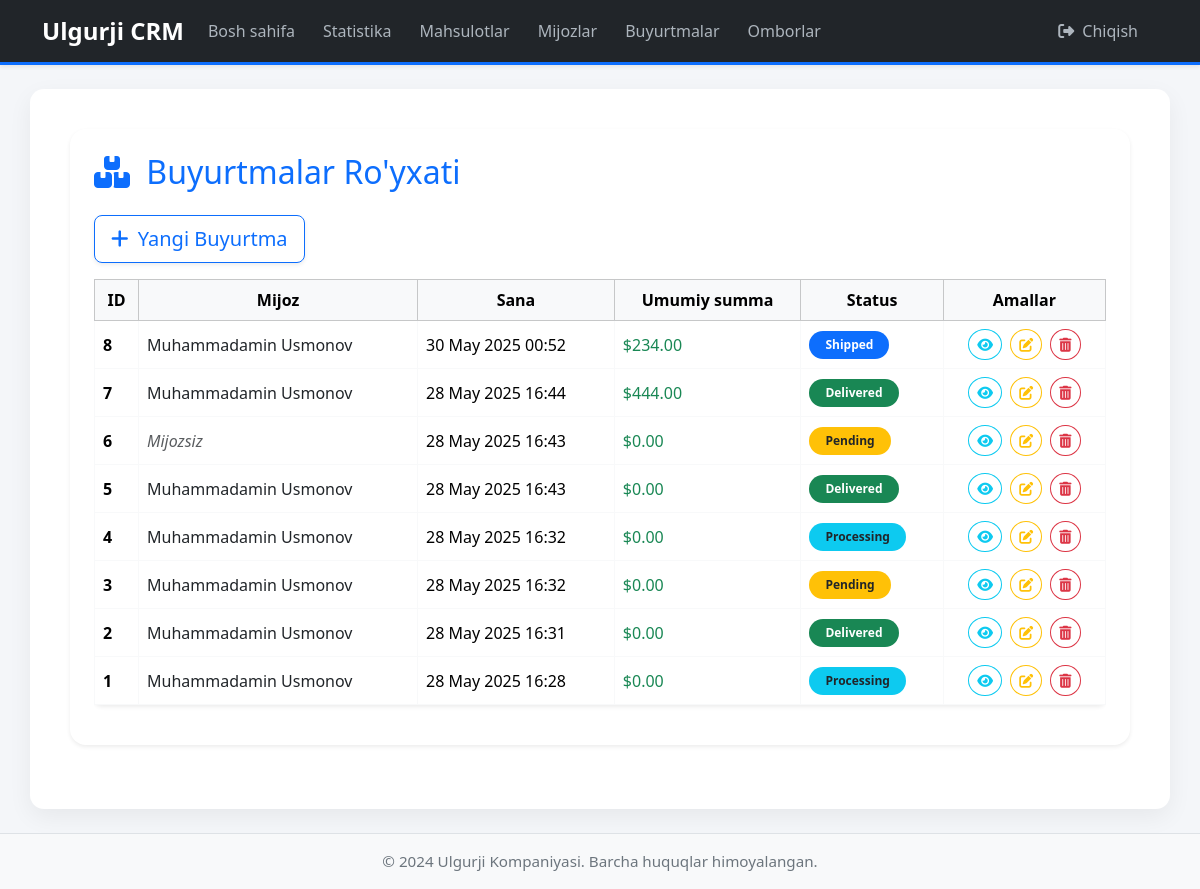
Screenshot of /orders/ (signed in) with the database file from the repository.
### orders/models.py (models this page shows, shortened)
class Order(models.Model):
    STATUS_CHOICES = [
        ('Pending', 'Kutilmoqda'),       # O'zbekcha tarjimalarni berdim
        ('Processing', 'Qayta ishlanmoqda'),
        ('Shipped', 'Jo\'natildi'),
        ('Delivered', 'Yetkazib berildi'),
        ('Cancelled', 'Bekor qilindi'),
    ]
    customer = models.ForeignKey(
        Customer,
        on_delete=models.SET_NULL, # Mijoz o'chirilganda buyurtma o'chirilmasin
        null=True,                 # Ma'lumotlar bazasida null bo'lishi mumkin
        blank=True,                # Formada bo'sh bo'lishi mumkin
        related_name='orders'
    )
    order_date = models.DateTimeField(auto_now_add=True)
    status = models.CharField(max_length=50, choices=STATUS_CHOICES, default='Pending') # Status tanlovi
    total_amount = models.DecimalField(max_digits=10, decimal_places=2, default=Decimal('0.00')) # Dastlabki qiymat
    notes = models.TextField(blank=True, null=True)
    created_at = models.DateTimeField(auto_now_add=True)
    updated_at = models.DateTimeField(auto_now=True)
    class Meta:
        verbose_name = "Buyurtma"
        verbose_name_plural = "Buyurtmalar"
        ordering = ['-order_date'] # Eng yangi buyurtmalar birinchi ko'rinsin

### customers/models.py (models this page shows, shortened)
class Customer(models.Model):
    first_name = models.CharField(max_length=100)
    last_name = models.CharField(max_length=100)
    email = models.EmailField(unique=True)
    phone_number = models.CharField(max_length=20, blank=True, null=True)
    address = models.TextField(blank=True, null=True)
    company_name = models.CharField(max_length=200, blank=True, null=True)
    created_at = models.DateTimeField(auto_now_add=True)
    updated_at = models.DateTimeField(auto_now=True)
    class Meta:
        verbose_name = "Mijoz"
        verbose_name_plural = "Mijozlar"
        ordering = ['last_name', 'first_name']

### orders/views.py (the view)
# urls.py: path('', views.order_list, name='order_list'),
def order_list(request):
    orders = Order.objects.all().order_by('-order_date')
    return render(request, 'orders/order_list.html', {'orders': orders})

### orders/templates/orders/order_list.html (shortened to what this page needs)
{% extends 'base.html' %}
{% block content %}
<div class="mb-4 p-4 rounded-4 shadow-sm bg-gradient" style="background: linear-gradient(to right, #f8f9fa, #e9ecef);">
    <h2 class="mb-4 text-primary"><i class="fas fa-boxes me-2"></i> Buyurtmalar Ro'yxati</h2>
    <div class="d-flex justify-content-between align-items-center mb-3">
        <a href="{% url 'orders:order_create' %}" class="btn btn-outline-primary btn-lg rounded-3 shadow-sm">
            <i class="fas fa-plus me-1"></i> Yangi Buyurtma
        </a>
    </div>
    <div class="table-responsive">
        <table class="table align-middle table-hover table-bordered border-light bg-white rounded-3 shadow-sm">
            <thead class="table-light text-center">
                <tr>
                    <th>ID</th>
                    <th>Mijoz</th>
                    <th>Sana</th>
                    <th>Umumiy summa</th>
                    <th>Status</th>
                    <th>Amallar</th>
                </tr>
            </thead>
            <tbody>
                {% for order in orders %}
                <tr>
                    <td class="fw-bold">{{ order.id }}</td>
                    <td>
                        {% if order.customer %}
                            <a href="{% url 'customers:customer_detail' order.customer.id %}" class="text-decoration-none text-dark">
                                {{ order.customer.first_name }} {{ order.customer.last_name }}
                            </a>
                        {% else %}
                            <span class="text-muted fst-italic">Mijozsiz</span>
                        {% endif %}
                    </td>
                    <td>{{ order.order_date|date:"d M Y H:i" }}</td>
                    <td class="text-success">${{ order.total_amount|floatformat:2 }}</td>
                    <td>
                        {% if order.status == 'Pending' %}
                            <span class="badge rounded-pill bg-warning text-dark px-3 py-2">{{ order.status }}</span>
                        {% elif order.status == 'Processing' %}
                            <span class="badge rounded-pill bg-info text-dark px-3 py-2">{{ order.status }}</span>
                        {% elif order.status == 'Shipped' %}
                            <span class="badge rounded-pill bg-primary px-3 py-2">{{ order.status }}</span>
                        {% elif order.status == 'Delivered' %}
                            <span class="badge rounded-pill bg-success px-3 py-2">{{ order.status }}</span>
                        {% else %}
                            <span class="badge rounded-pill bg-danger px-3 py-2">{{ order.status }}</span>
                        {% endif %}
                    </td>
                    <td class="text-center">
                        <a href="{% url 'orders:order_detail' order.id %}" class="btn btn-outline-info btn-sm rounded-circle me-1" title="Ko'rish">
                            <i class="fas fa-eye"></i>
                        </a>
                        <a href="{% url 'orders:order_update' order.id %}" class="btn btn-outline-warning btn-sm rounded-circle me-1" title="Tahrirlash">
                            <i class="fas fa-edit"></i>
                        </a>
                        <a href="{% url 'orders:order_delete' order.id %}" class="btn btn-outline-danger btn-sm rounded-circle" title="O'chirish">
                            <i class="fas fa-trash-alt"></i>
                        </a>
                    </td>
                </tr>
                {% endfor %}
            </tbody>
        </table>
    </div>
</div>
{% endblock %}

### core/templates/base.html (shortened to what this page needs)
{% load static %}
<!DOCTYPE html>
<html lang="uz">
<head>
    <link href="https://cdn.jsdelivr.net/npm/bootstrap@5.3.3/dist/css/bootstrap.min.css" rel="stylesheet">
    <link href="https://cdnjs.cloudflare.com/ajax/libs/font-awesome/6.5.2/css/all.min.css" rel="stylesheet" />
</head>
<body class="d-flex flex-column min-vh-100">
    <nav class="navbar navbar-expand-lg navbar-dark shadow-sm">
        <div class="container">
            <a class="navbar-brand" href="{% url 'home' %}">Ulgurji CRM</a>
            <div class="collapse navbar-collapse" id="navbarNav">
                <ul class="navbar-nav me-auto mb-2 mb-lg-0">
                    <li class="nav-item">
                        <a class="nav-link {% if request.resolver_match.url_name == 'home' %}active{% endif %}" href="{% url 'home' %}">Bosh sahifa</a>
                    </li>
                    <li class="nav-item">
                        <a class="nav-link" href="{% url 'dashboard' %}">Statistika</a>
                    </li>
                    <li class="nav-item">
                        <a class="nav-link" href="{% url 'products:product_list' %}">Mahsulotlar</a>
                    </li>
                    <li class="nav-item">
                        <a class="nav-link" href="{% url 'customers:customer_list' %}">Mijozlar</a>
                    </li>
                    <li class="nav-item">
                        <a class="nav-link" href="{% url 'orders:order_list' %}">Buyurtmalar</a>
                    </li>
                    <li class="nav-item">
                        <a class="nav-link" href="{% url 'warehouses:warehouse_list' %}">Omborlar</a>
                    </li>
                </ul>
                <ul class="navbar-nav ms-auto">
                    {% if user.is_authenticated %}
                        <li class="nav-item">
                            <a class="nav-link" href="{% url 'logout' %}"><i class="fas fa-sign-out-alt me-1"></i> Chiqish</a>
                        </li>
                    {% else %}
                        <li class="nav-item">
                            <a class="nav-link" href="{% url 'login' %}"><i class="fas fa-sign-in-alt me-1"></i> Kirish</a>
                        </li>
                    {% endif %}
                </ul>
            </div>
        </div>
    </nav>
    <main class="container my-4 flex-grow-1">
        {% block content %}{% endblock %}
    </main>
    <footer class="footer text-center mt-auto">
        <div class="container">
            <span>© 2024 Ulgurji Kompaniyasi. Barcha huquqlar himoyalangan.</span>
        </div>
    </footer>
</body>
</html>

### core/templates/base.html (style rules this page uses)
body { background-color: #f4f6f9; font-family: 'Segoe UI', sans-serif; }
.navbar { background-color: #212529; border-bottom: 3px solid #0d6efd; }
.navbar-brand { color: #ffffff !important; font-size: 1.5rem; font-weight: bold; }
.nav-link { color: #adb5bd !important; margin-right: 0.75rem; font-size: 1rem; transition: all 0.3s ease-in-out; }
main.container { background-color: #ffffff; padding: 2.5rem; border-radius: 14px; box-shadow: 0 8px 24px rgba(0, 0, 0, 0.06); }
.footer { background-color: #f8f9fa; border-top: 1px solid #dee2e6; font-size: 0.95rem; color: #6c757d; }
.footer span { display: block; padding: 1rem; }

### rows the page displays
Order: id "8", customer.first_name "Muhammadamin", customer.last_name "Usmonov", order_date "30 May 2025 00:52", total_amount "234.00", status "Shipped"
Order: id "7", customer.first_name "Muhammadamin", customer.last_name "Usmonov", order_date "28 May 2025 16:44", total_amount "444.00", status "Delivered"
Order: id "6", shows "Mijozsiz", order_date "28 May 2025 16:43", total_amount "0.00", status "Pending"
Order: id "5", customer.first_name "Muhammadamin", customer.last_name "Usmonov", order_date "28 May 2025 16:43", total_amount "0.00", status "Delivered"
Order: id "4", customer.first_name "Muhammadamin", customer.last_name "Usmonov", order_date "28 May 2025 16:32", total_amount "0.00", status "Processing"
Order: id "3", customer.first_name "Muhammadamin", customer.last_name "Usmonov", order_date "28 May 2025 16:32", total_amount "0.00", status "Pending"
Order: id "2", customer.first_name "Muhammadamin", customer.last_name "Usmonov", order_date "28 May 2025 16:31", total_amount "0.00", status "Delivered"
Order: id "1", customer.first_name "Muhammadamin", customer.last_name "Usmonov", order_date "28 May 2025 16:28", total_amount "0.00", status "Processing"
